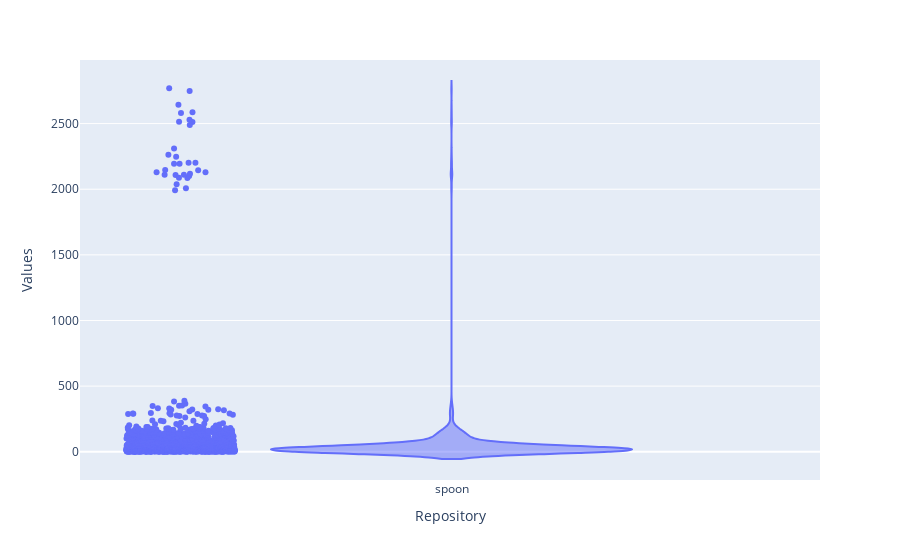
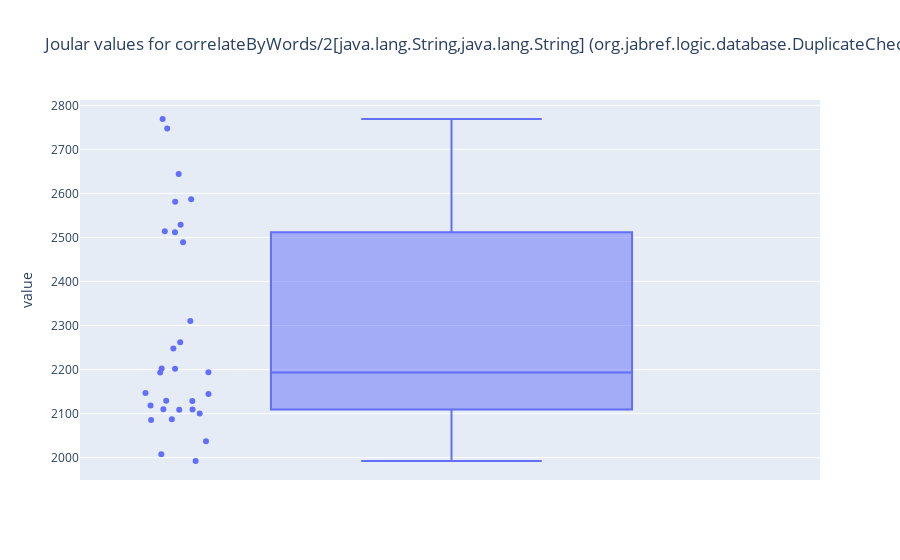
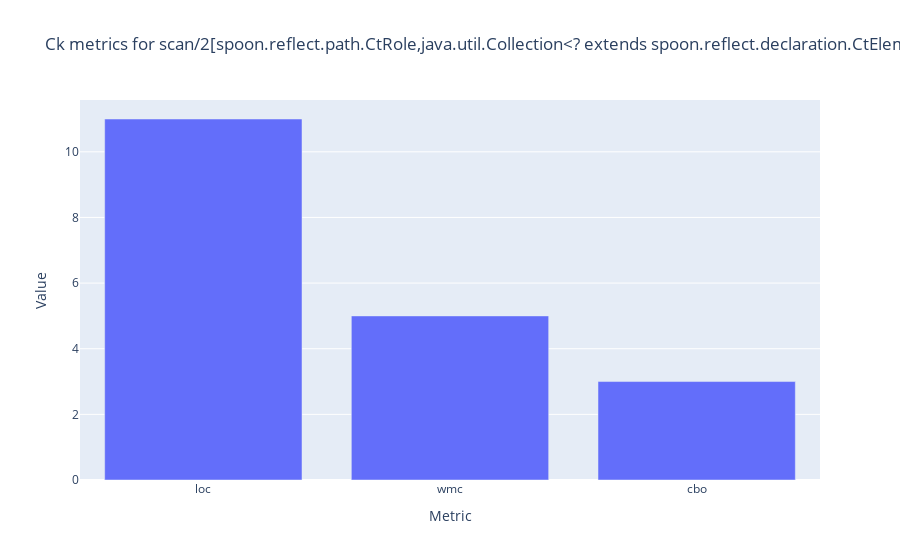
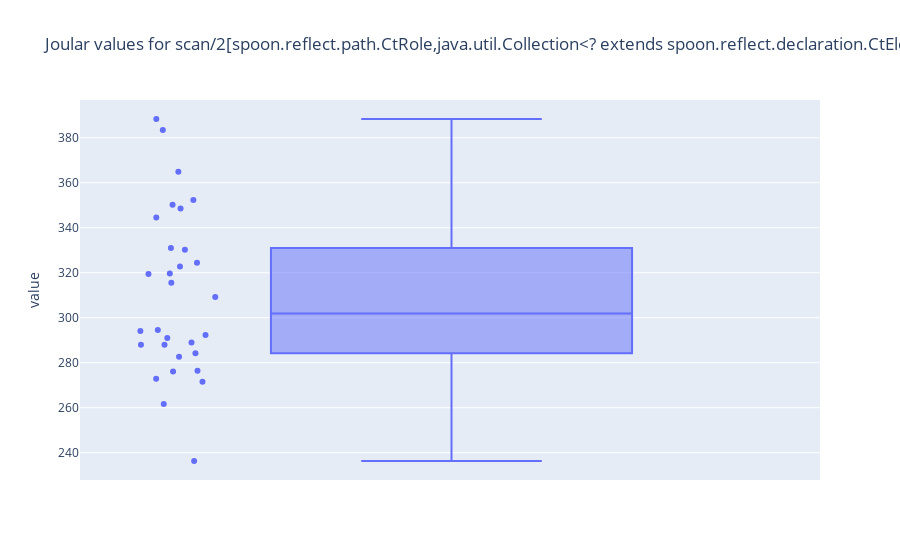

Notebook code cell kept with these figures, in order:
### Code cell
allCommitSha = ["066f4cf207359e06d30911a553dedd054aef595c", "5c9d8989f968d0ee3a942b411ef7fe121ed94609", "12442bd8c7cde6e7c006a6277eeb8e81ad0c2219", "3ed1f1a064a10e53adc2ad8c0b46a4b2c148ee21", "59e5152722198526c6ffe5361de7d1a6a87275c7"]
allowedCkMetrics = ["cbo", "loc", "wmc"]

for sha in allCommitSha:
    dataRepo = getAllJoularDataForMethodsHaving30Values(sha)
    sortedDataRepo = sortData(dataRepo)
    dataRepoWithoutOutliers = removeOutliers(sortedDataRepo)
    createViolinJoular(dataRepoWithoutOutliers)
    for i in range(5):
        # JOULAR DATA
        joularData = dataRepoWithoutOutliers[i]["allValues"]
        joularDataFrame = prepareJoularDataFrame(joularData)
        createBoxplot(joularDataFrame, "Joular values for " + methodSignature + " (" + className + ")")

        # CK DATA
        className = dataRepoWithoutOutliers[i]["measurableElement"]["className"]
        methodSignature = dataRepoWithoutOutliers[i]["measurableElement"]["methodSignature"]
        ckValues = getSeveralCkDataForOneMethod(commitSha=sha, className=className, methodSignature=methodSignature, ckMetrics=allowedCkMetrics)
        ckDataFrame = prepareCkDataFrame(ckValues)
        createBarChart(ckDataFrame, "Metric", "Value", "Ck metrics for " + methodSignature + " (" + className + ")")

    #dataRepoWithoutOutliers = getTheFirstHighestValues(dataRepoWithoutOutliers, 2)
    #createViolinJoular(dataRepoWithoutOutliers, "Class", "outliers")

### Figure 1 — Plotly figure (JSON) as saved in the notebook; plotly's stock layout.template omitted (floating-point values rounded to 4 significant figures; data arrays with more than 128 entries replaced by an {"elided": "..."} marker saying what was removed)
{"data": [{"alignmentgroup": "True", "box": {"visible": false}, "hovertemplate": "Repository=%{x}<br>Values=%{y}<extra></extra>", "legendgroup": "", "marker": {"color": "#636efa"}, "name": "", "offsetgroup": "", "orientation": "v", "points": "all", "scalegroup": "True", "showlegend": false, "type": "violin", "x": {"elided": "2790 str values"}, "x0": " ", "xaxis": "x", "y": {"elided": "2790 float values"}, "y0": " ", "yaxis": "y"}], "layout": {"legend": {"tracegroupgap": 0}, "margin": {"t": 60}, "violinmode": "group", "xaxis": {"anchor": "y", "domain": [0, 1], "title": {"text": "Repository"}}, "yaxis": {"anchor": "x", "domain": [0, 1], "title": {"text": "Values"}}}}

### Figure 2 — Plotly figure (JSON) as saved in the notebook; plotly's stock layout.template omitted (floating-point values rounded to 4 significant figures)
{"data": [{"alignmentgroup": "True", "boxpoints": "all", "hovertemplate": "value=%{y}<extra></extra>", "legendgroup": "", "marker": {"color": "#636efa"}, "name": "", "notched": false, "offsetgroup": "", "orientation": "v", "showlegend": false, "type": "box", "x0": " ", "xaxis": "x", "y": [2110.0, 2581.0, 1992.0, 2085.0, 2587.0, 2119.0, 2087.0, 2489.0, 2529.0, 2514.0, 2109.0, 2644.0, 2248.0, 2100.0, 2037.0, 2129.0, 2202.0, 2109.0, 2262.0, 2129.0, 2748.0, 2144.0, 2147.0, 2512.0, 2193.0, 2202.0, 2769.0, 2008.0, 2310.0, 2194.0], "y0": " ", "yaxis": "y"}], "layout": {"boxmode": "group", "legend": {"tracegroupgap": 0}, "title": {"text": "Joular values for correlateByWords/2[java.lang.String,java.lang.String] (org.jabref.logic.database.DuplicateCheck)"}, "xaxis": {"anchor": "y", "domain": [0, 1]}, "yaxis": {"anchor": "x", "domain": [0, 1], "title": {"text": "value"}}}}

### Figure 3 — Plotly figure (JSON) as saved in the notebook; plotly's stock layout.template omitted (floating-point values rounded to 4 significant figures)
{"data": [{"alignmentgroup": "True", "hovertemplate": "Metric=%{x}<br>Value=%{y}<extra></extra>", "legendgroup": "", "marker": {"color": "#636efa", "pattern": {"shape": ""}}, "name": "", "offsetgroup": "", "orientation": "v", "showlegend": false, "textposition": "auto", "type": "bar", "x": ["loc", "wmc", "cbo"], "xaxis": "x", "y": [11, 5, 3], "yaxis": "y"}], "layout": {"barmode": "relative", "legend": {"tracegroupgap": 0}, "title": {"text": "Ck metrics for scan/2[spoon.reflect.path.CtRole,java.util.Collection<? extends spoon.reflect.declaration.CtElement>] (spoon.reflect.visitor.EarlyTerminatingScanner)"}, "xaxis": {"anchor": "y", "domain": [0, 1], "title": {"text": "Metric"}}, "yaxis": {"anchor": "x", "domain": [0, 1], "title": {"text": "Value"}}}}

### Figure 4 — Plotly figure (JSON) as saved in the notebook; plotly's stock layout.template omitted (floating-point values rounded to 4 significant figures)
{"data": [{"alignmentgroup": "True", "boxpoints": "all", "hovertemplate": "value=%{y}<extra></extra>", "legendgroup": "", "marker": {"color": "#636efa"}, "name": "", "notched": false, "offsetgroup": "", "orientation": "v", "showlegend": false, "type": "box", "x0": " ", "xaxis": "x", "y": [324.5, 319.6, 261.6, 288.0, 364.9, 276.4, 330.3, 348.6, 388.4, 350.2, 282.6, 319.4, 271.5, 315.5, 284.2, 309.3, 330.9, 291.0, 289.0, 236.3, 344.6, 292.3, 294.6, 383.4, 294.1, 287.9, 352.4, 276.1, 322.8, 272.9], "y0": " ", "yaxis": "y"}], "layout": {"boxmode": "group", "legend": {"tracegroupgap": 0}, "title": {"text": "Joular values for scan/2[spoon.reflect.path.CtRole,java.util.Collection<? extends spoon.reflect.declaration.CtElement>] (spoon.reflect.visitor.EarlyTerminatingScanner)"}, "xaxis": {"anchor": "y", "domain": [0, 1]}, "yaxis": {"anchor": "x", "domain": [0, 1], "title": {"text": "value"}}}}
